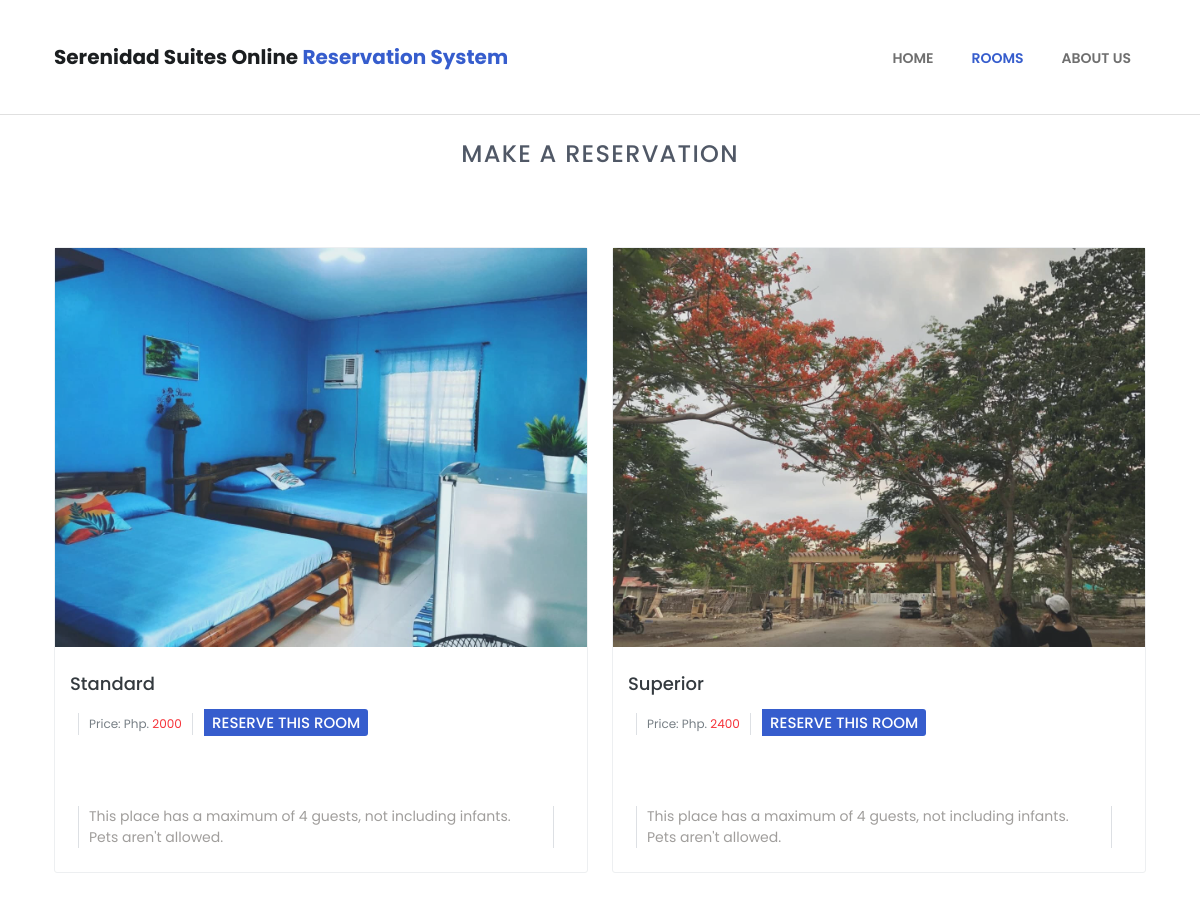
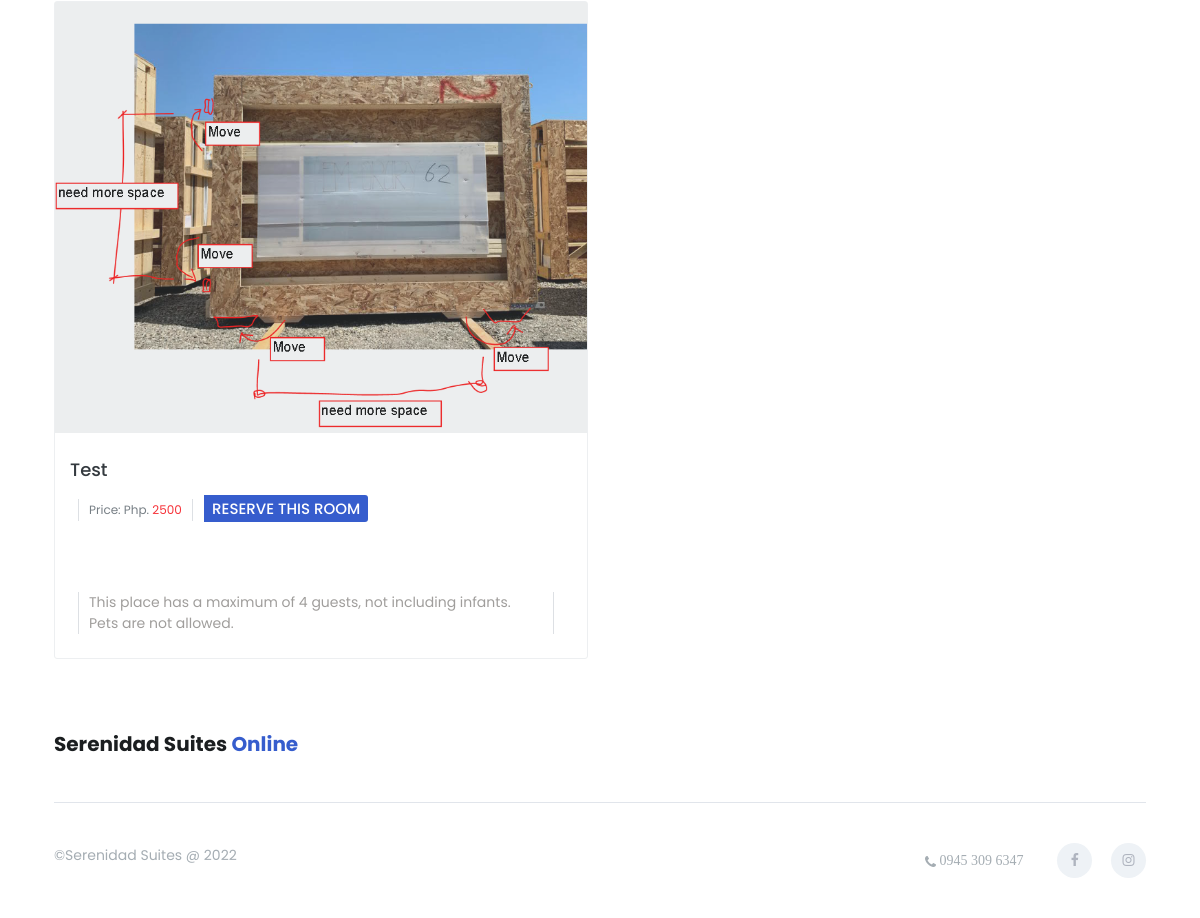
The app's page /reservation.php with its own data (2 pictures, top to bottom).
### tables this page shows
CREATE TABLE `room` (
  `id` int NOT NULL,
  `room_type` varchar(50) NOT NULL,
  `price` varchar(11) NOT NULL,
  `photo` varchar(100) NOT NULL,
  `description` text,
  `created_at` datetime DEFAULT NULL,
  `updated_at` datetime DEFAULT NULL
);

### models/Model.php (called while the page is built, shortened)
<?php
class Model
{
    protected $table;
    protected $host = "localhost";
    protected $database = "u905988427_db_hor";
    protected $username = "u905988427_root";
    protected $password = "SerenidadSuites2022";
    protected $pdo;
    protected $stmt;
    public function connect(){
        try {
            $this->pdo = new PDO("mysql:host={$this->host};dbname={$this->database};charset=utf8","{$this->username}","{$this->password}");
            $this->pdo->setAttribute(PDO::ATTR_ERRMODE, PDO::ERRMODE_EXCEPTION);
            $this->pdo->setAttribute(PDO::ATTR_DEFAULT_FETCH_MODE, PDO::FETCH_ASSOC);
        } catch (PDOException $e) {
            echo $e->getMessage();
        }
    }
    public function setQuery($qry){
        $this->qry = $qry;
        $this->stmt = $this->pdo->query($this->qry);
        return $this;
    }
    public function getAll(){
        try {
            return $this->stmt->fetchAll();
        } catch (PDOException $e) {
            return $e->getMessage();
        }
    }
    public function all(){
        $this->qry = "SELECT * FROM $this->table";
        $this->stmt = $this->pdo->query($this->qry);
        $data =  $this->getAll();
        return $data;
    }
}

### reservation.php (the view, shortened to what this page needs)
<?php
	$conn = new Room();
	$roomDatas = $conn->all();
?>
<?php include 'header.php';?>
	<div class="container">
	<div class="section-header"> <br> <br> </div>
		<div class="section-header">
			<h2>MAKE A RESERVATION</h2>
		</div>
		<div class="explore-content">
					<div class="row">
						<?php
							foreach ($roomDatas as $key => $room) {
								$room = (object) $room;
						?>
							<div class=" col-md-6 col-sm-6">
								<div class="single-explore-item">
									<div class="single-explore-img">
										<img src="admin/<?= $room->photo?>" alt="explore image">
									</div>
									<div class="single-explore-txt bg-theme-1">
										<h2> <?= $room->room_type ?> </h2>
										<p class="explore-rating-price">
											<span class="explore-price-box">
												Price: Php.
												<span class="explore-price"><?= $room->price ?></span>
											</span>
											<?= '<span data-toggle="modal" data-target="#reserveModal" onClick="handleReserve('.$room->id.')">'  ?>
												<button class="appsLand-btn">
													<span class="mx-2 appsLand-text-custom">RESERVE THIS ROOM</span>
												</button>
											</span>
										</p>
									</div>
									<div class="single-explore-txt bg-theme-1">
											<span class="explore-price-box">
                                                <?= $room->description?>
											</span>
									</div>
								</div>
							</div>
						<?php
							}
						?>
					</div>
				</div>
	</div>
<?php include 'footer.php';?>

### assets/css/style.css (style rules this page uses)
* { padding: 0; margin: 0; }
* { -webkit-box-sizing:border-box; -moz-box-sizing:border-box; -o-box-sizing:border-box; -ms-box-sizing:border-box; box-sizing:border-box; }
body { font-family: 'Poppins', sans-serif; font-size:14px; color:#a09e9c; text-transform:initial; max-width:1920px; margin:0 auto; overflow-x:hidden; }
h1,h2,h3,h4,h5,h6 { margin: 0; color:#343a3f; font-size: 18px; font-weight: 500; text-transform: capitalize; }
p { margin: 0; color:#767f86; font-size:14px; line-height: 1.8; text-transform: initial; }
img { border:none;max-width:100%; height:auto; }
select,input,textarea,button { box-shadow:none;outline:0!important; }
button { background: transparent;border: 0;font-size: 12px; }
html,body { height: 100%; }
.section-header { position: relative; text-align: center; }
.section-header h2 { color: #505866; font-size:24px; font-weight: 500; margin-bottom: 24px; text-transform: uppercase; letter-spacing: 1.3px; }
.explore-content { margin-top: 78px; }
.single-explore-item { background: #fff; border: 1px solid #edeff1; border-radius: 3px; margin-bottom: 25px; -webkit-transition: .3s linear; -moz-transition:.3s linear; -ms-transition:.3s linear; -o-transition:.3s linear; transition: .3s linear; }
.single-explore-img { position:relative;overflow: hidden; }
.single-explore-img:before { position: absolute; content: ""; top: 0; left: 0; width: 100%; height: 100%; background: rgba(162,172,177,.2); }
.single-explore-txt { padding: 26px 25px 24px 15px; }
.explore-rating-price,.explore-rating-price a { font-size: 12px; color: #777f85; text-transform: capitalize; font-weight: 400; margin: 15px 0 20px; }
.explore-price { color: #f63138; }
.explore-price-box { display: inline-block; padding: 0 10px; margin: 0 8px; border-left: 1px solid #dde0e4; border-right: 1px solid #dde0e4; }
.appsLand-btn { top: 0; right: 0; background: #365dcd; display: inline-block; width: auto; height: auto; text-decoration: none; border-top-right-radius:3px; border-bottom-right-radius:3px; text-transform:capitalize; color: #fff; font-size: 15px; font-weight: 500; border: 0; overflow: hidden; cursor: pointer; -webkit-transition:0.3s ease-in-out; -moz-transition:0.3s ease-in-out; -o-transition:0.3s ease-in-out; transition:0.3s ease-in-out; }
.appsLand-text-custom { margin-left: 10px; margin-right: 10px; }

### assets/css/bootsnav.css (style rules this page uses)
body { -webkit-transition: all 0.3s ease-in-out; -moz-transition: all 0.3s ease-in-out; -o-transition: all 0.3s ease-in-out; -ms-transition: all 0.3s ease-in-out; transition: all 0.3s ease-in-out; }

### records on screen
room: photo (picture), room_type "Standard", price "2000", description "This place has a maximum of 4 guests, not including infants. Pets aren't allowed."
room: photo (picture), room_type "Superior", price "2400", description "This place has a maximum of 4 guests, not including infants. Pets aren't allowed."
room: photo (picture), room_type "Test", price "2500", description "This place has a maximum of 4 guests, not including infants. Pets are not allowed."
